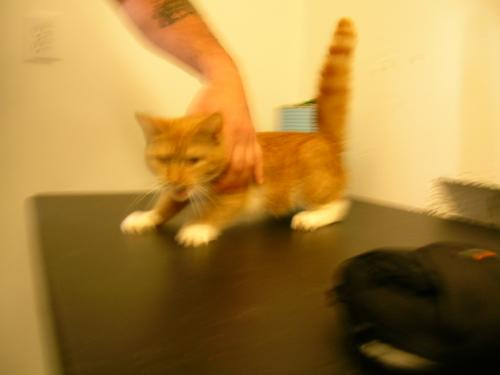
#> input picture Cat Dog/Cat/0.jpg, 500 x 375 px; its folder holds only this picture in this run
$ jupyter execute --allow-errors cat_dog.ipynb
#> lines starting #> are read from the running program, lines starting #| are printed output that depends on the picture
[cell 1]
# necessary libraries
from sklearn.linear_model import LogisticRegression # ml model
from sklearn.svm import SVC # ml model
from sklearn.tree import DecisionTreeClassifier # ml model
from sklearn.ensemble import RandomForestClassifier # ml model
from sklearn.neighbors import KNeighborsClassifier # ml model
from sklearn.model_selection import train_test_split # split data for train & test
from sklearn.metrics import accuracy_score # test the accuracy
import pandas as pd # load csv
import numpy as np # convert image to np array
import joblib #  extract the model in pkl format
import os
from PIL import Image

[cell 2]
cat_path = "Cat"
dog_path = "Dog"

cat_images = []
dog_images = []

for path in os.listdir(cat_path):
    img = Image.open(os.path.join(cat_path, path))
#> img is the input picture: PIL image 500x375 RGB; mean R, G, B 167.8, 130, 61.8
    img = img.resize((100,100))
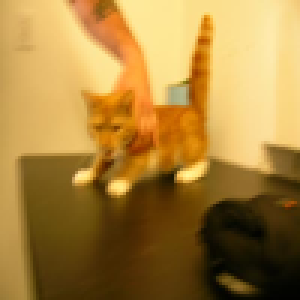
#> img: PIL image 100x100 RGB (shown 3 times larger); mean R, G, B 167.8, 130, 61.8
    img = img.convert('L')
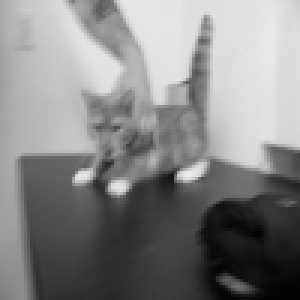
#> img: PIL image 100x100 L (shown 3 times larger); min 2, max 238, mean 133.5
    img = np.array(img)
    img = img.flatten()
#> img = 10000 values, max 238 at index 5862, min 2 at index 9699, mean 133.5
    cat_images.append(img)
cat_images = np.asarray(cat_images)

#> (the rest of this cell did not finish here and is left out)

$ run again, on Cat Dog/Cat/12.jpg
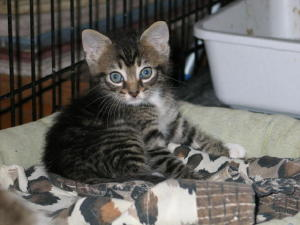
#> input picture Cat Dog/Cat/12.jpg, 300 x 225 px
#> img is the input picture: PIL image 300x225 RGB; mean R, G, B 103.7, 101.7, 98.2
#> `img = img.resize((100,100))`:
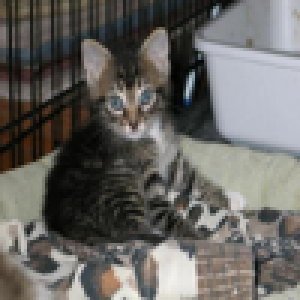
#> img: PIL image 100x100 RGB (shown 3 times larger); mean R, G, B 103.7, 101.7, 98.2
#> `img = img.flatten()`: img = 10000 values, max 241 at index 9357, min 2 at index 2557, mean 101.9

$ run again, on Cat Dog/Cat/13.jpg
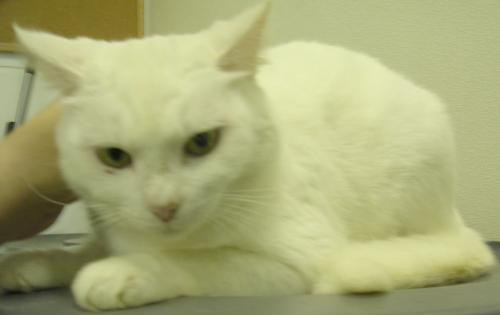
#> input picture Cat Dog/Cat/13.jpg, 500 x 315 px
#> img is the input picture: PIL image 500x315 RGB; mean R, G, B 169, 171.8, 120.2
#> `img = img.resize((100,100))`:
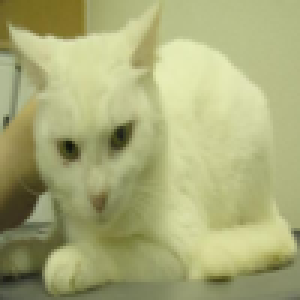
#> img: PIL image 100x100 RGB (shown 3 times larger); mean R, G, B 169, 171.8, 120.2
#> `img = img.convert('L')`:
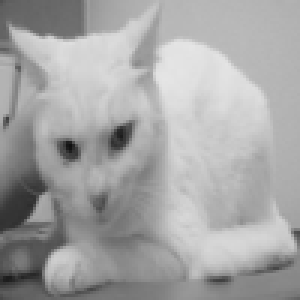
#> img: PIL image 100x100 L (shown 3 times larger); min 16, max 229, mean 165.1
#> `img = img.flatten()`: img = 10000 values, max 229 at index 1563, min 16 at index 4823, mean 165.1

$ run again, on Cat Dog/Cat/14.jpg
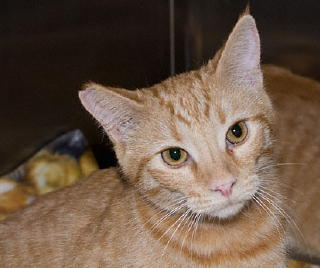
#> input picture Cat Dog/Cat/14.jpg, 320 x 268 px
#> img is the input picture: PIL image 320x268 RGB; mean R, G, B 108, 87.4, 71.6
#> `img = img.resize((100,100))`:
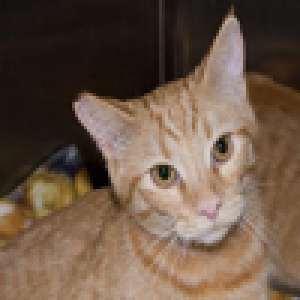
#> img: PIL image 100x100 RGB (shown 3 times larger); mean R, G, B 108, 87.4, 71.6
#> `img = img.convert('L')`:
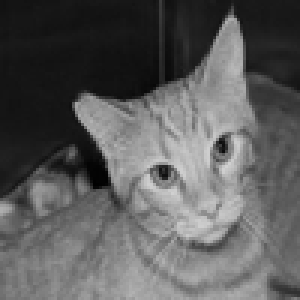
#> img: PIL image 100x100 L (shown 3 times larger); min 1, max 209, mean 91.7
#> `img = img.flatten()`: img = 10000 values, max 209 at index 5575, min 1 at index 6031, mean 91.75

$ run again, on Cat Dog/Cat/1.jpg
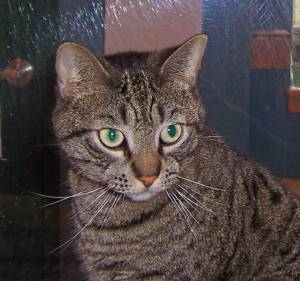
#> input picture Cat Dog/Cat/1.jpg, 300 x 281 px
#> img is the input picture: PIL image 300x281 RGB; mean R, G, B 78.8, 68.3, 68
#> `img = img.resize((100,100))`:
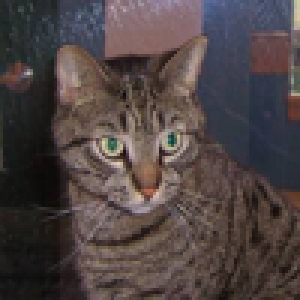
#> img: PIL image 100x100 RGB (shown 3 times larger); mean R, G, B 78.8, 68.3, 68
#> `img = img.convert('L')`:
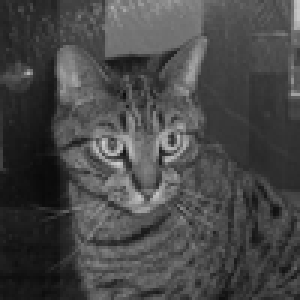
#> img: PIL image 100x100 L (shown 3 times larger); min 10, max 206, mean 71.4
#> `img = img.flatten()`: img = 10000 values, max 206 at index 5439, min 10 at index 5813, mean 71.44
